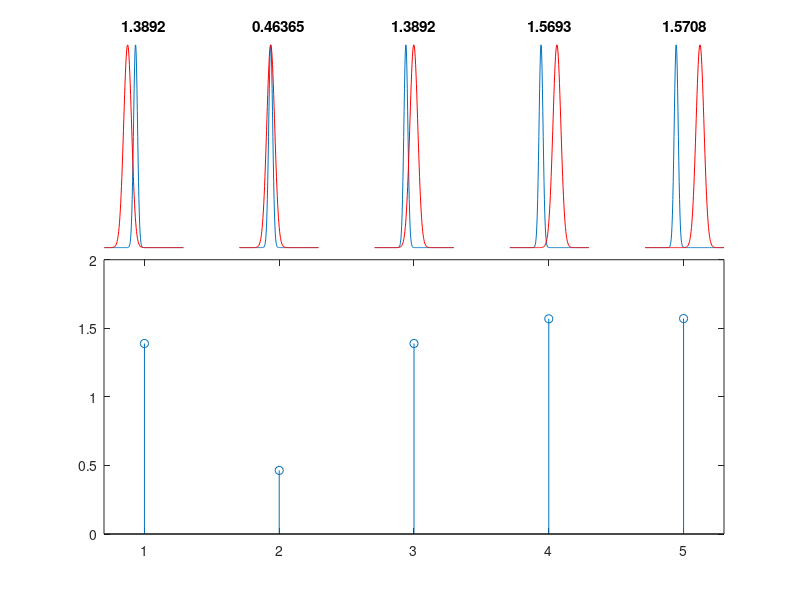

Reproduce this figure in MATLAB.
clc;
N = 200;
M = 100;
t = 1:N;

sigma1 = 5;
c1 = -20;
x1 = fspecial('Gaussian',[1 M], sigma1);
y1 = zeros(1,N);
y1(N/2+c1 - M/2: N/2+c1+M/2 -1) = x1;
y1 = y1./max(y1);
j = 0;
clear theta
for i = 60:20:140
    sigma2 = 10;
    c2 = i-M;
    x2 = fspecial('Gaussian',[1 M], sigma2);
    y2 = zeros(1,N);
    y2(N/2+c2 - M/2: N/2+c2+M/2 -1) = x2;
    y2 = y2./max(y2);
    j = j+1;
    subplot(2,5,j);
    plot(t,y1,t,y2,'r');
    axis off
    theta(j) = acos(y1*y2'/(norm(y1)*norm(y2)));
    title( num2str(theta(j)));
end
subplot(5,2,[6:10]);
stem(theta);
axis([0.7 5.3 0 2])


